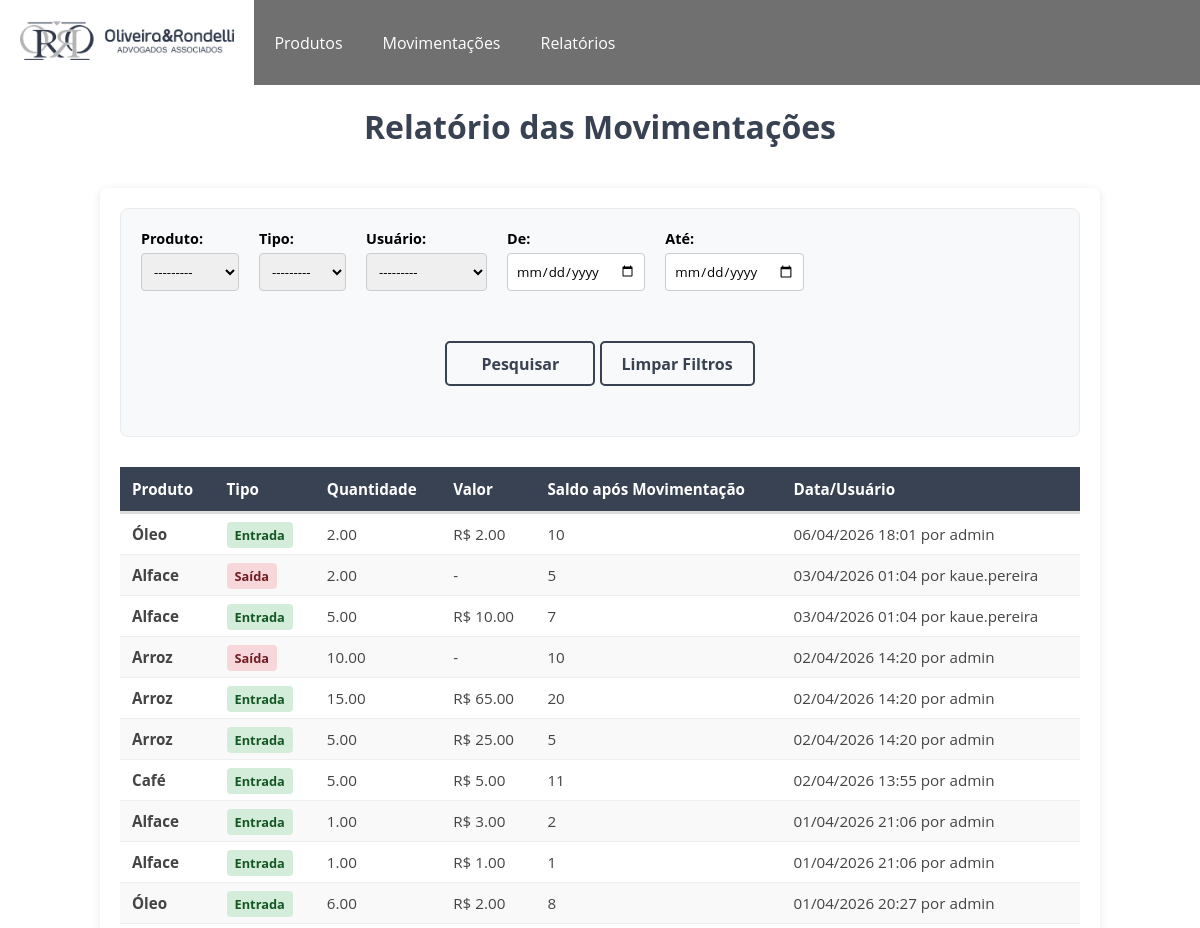
The page /relatorios/relatorio_movimentacoes (upper part) on the database as committed earlier.
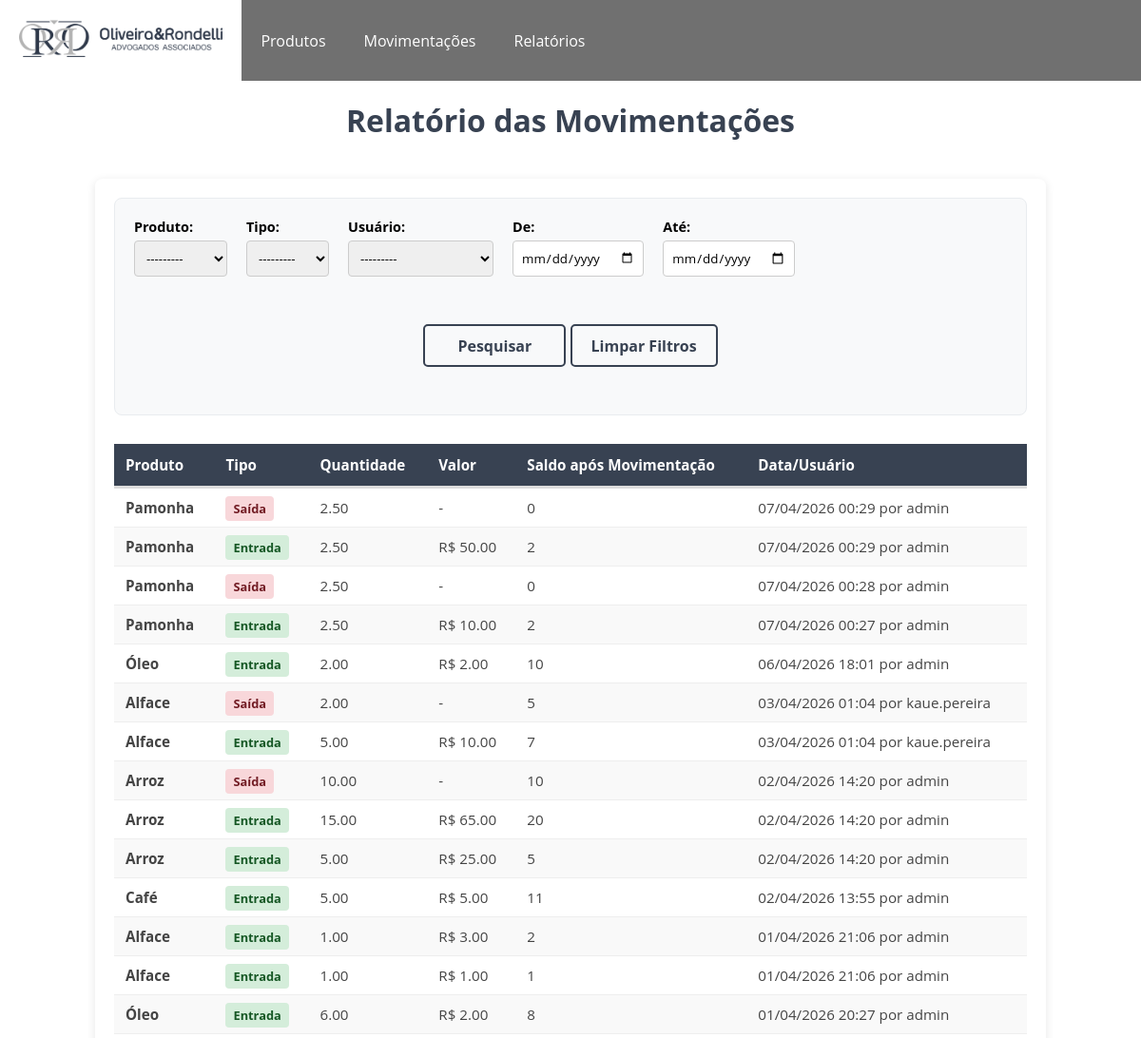
The same page on the database as committed later.
### movimentacoes/models.py (models this page shows, shortened)
class Movimentacao(models.Model):
    TIPO_MOVIMENTACAO = [
        ('E', 'Entrada'),
        ('S', 'Saída')
    ]
    mov_produto = models.ForeignKey(Produtos, on_delete=models.PROTECT, related_name='movimentacoes', verbose_name='Produto')   # Chave estrangeira referenciando o produto da tabela Produtos
    mov_usuario = models.ForeignKey(User, on_delete=models.PROTECT, verbose_name='Usuário')                                     # Chave estrangeira referenciando o usuário da tabela Usuários
    mov_quantidade = models.DecimalField('Quantidade relativa à Unidade de Medida', decimal_places=2, max_digits=10)                                     # Quantidade da movimentação
    mov_tipo = models.CharField('Tipo de Movimentação', max_length=1, choices=TIPO_MOVIMENTACAO)                                # Tipo da movimentação
    mov_saldo_movimento = models.IntegerField('Saldo no momento:', editable=False, null=True)                                   # Saldo do produto após movimentação
    mov_custo = models.DecimalField('Valor da Compra', max_digits=10, decimal_places=2, null=True, blank=True)                   # Preço do produto que está entrando
    mov_data_adicionada = models.DateTimeField(auto_now_add=True)                                                               # Data que foi adicionada
    class Meta:
        verbose_name = 'Movimentação'
        verbose_name_plural = 'Movimentações'
        ordering = ['-mov_data_adicionada']

### produtos/models.py (models this page shows, shortened)
class Produtos(models.Model):
    pro_referencia = models.CharField('Referência', max_length=20, default='SEM-REF')                                                       # Referência do produto
    pro_descricao = models.TextField('Descrição')                                                                                           # Descrição do produto
    pro_unidade = models.ForeignKey(Unidades, on_delete=models.PROTECT, verbose_name='Unidade', default=1)                                  # Chave estrangeira referenciando a unidade da tabela Unidades
    pro_custo_medio = models.DecimalField('movimentacoes.Movimentacao', decimal_places=2, max_digits=10, default=0)                         # Custo médio
    pro_saldo = models.DecimalField('Saldo', decimal_places=2, max_digits=10, default=0)                                                    # Saldo do produto no estoque
    pro_data_adicionada = models.DateTimeField(auto_now_add=True)                                                                            # Data em que o produto foi adicionado
    pro_data_modificado = models.DateTimeField(auto_now=True)                                                                               # Data em que o produto foi modificado
    def __str__(self):
        return self.pro_descricao
    class Meta:
        verbose_name = 'Produto'
        verbose_name_plural = 'Produtos'
        ordering = ['-pro_descricao']

### relatorios/views.py (the view)
# urls.py: path('relatorio_movimentacoes', views.relatorio_movimentacoes, name='relatorio_movimentacoes')     # Adiciona o caminho para a tela do relatório das movimentações
def relatorio_movimentacoes(request):
    movimentacoes = Movimentacao.objects.order_by('-mov_data_adicionada')
    filtro = FiltroMovimentacao(request.GET, queryset=movimentacoes)
    context = {'movimentacoes': filtro.qs,
               'filtro': filtro}
    return render(request, 'relatorios/relatorio_movimentacoes.html', context)

### relatorios/templates/relatorios/relatorio_movimentacoes.html (shortened to what this page needs)
<!DOCTYPE html>
{% extends "core/base.html" %}
{% load static %}
    {% block extra_css %}
        <link rel="stylesheet" href="{% static 'css/relatorios.css' %}">
    {% endblock %}
    {% block content %}
    <h1>Relatório das Movimentações</h1>
    <div class="container-relatorio">
        <div class="container-formulario">
            <form method="get" class="formulario">
                {{ filtro.form.as_p }}
                <div class="container-botao">
                    <button class="botao-pesquisar" type="submit">Pesquisar</button>
                    <a href="{% url 'relatorio_movimentacoes' %}" class="botao-voltar">Limpar Filtros</a>
                </div>
            </form>
        </div>
        <table class="movimentacoes">
            <thead>
                <tr>
                    <th>Produto</th>
                    <th>Tipo</th>
                    <th>Quantidade</th>
                    <th>Valor</th>
                    <th>Saldo após Movimentação</th>
                    <th>Data/Usuário</th>
                </tr>
            </thead>
            <tbody>
                {% for movimentacao in movimentacoes %}
                <tr>
                    <td><b>{{ movimentacao.mov_produto }}</b></td>
                    <td>
                        {% if movimentacao.mov_tipo == 'E' %}
                            <span class="entrada">Entrada</span>
                        {% else %}
                            <span class="saida">Saída</span>
                        {% endif %}
                    </td>
                    <td>{{ movimentacao.mov_quantidade }}</td>
                    <td>
                        {% if movimentacao.mov_tipo == 'E' %}
                            <span>R$ {{ movimentacao.mov_custo }}</span>
                        {% else %}
                            <span>-</span>
                        {% endif %}
                    </td>
                    <td>{{ movimentacao.mov_saldo_movimento }}</td>
                    <td>{{ movimentacao.mov_data_adicionada|date:"d/m/Y H:i" }} por {{ movimentacao.mov_usuario }}</td>
                </tr>
                {% endfor %}
            </tbody>
        </table>
    </div>
    {% endblock content %}

### core/templates/core/base.html (shortened to what this page needs)
<!DOCTYPE html>
{% load static %}
<html lang="pt-br">
<head>
    <link rel="stylesheet" href="{% static 'css/style1.css' %}">
    {% block extra_css %}{% endblock %}
</head>
<body>
    <header>
        <nav class="menu">
            <div class="nav-container">
                <ul class="nav-list">
                    <li ><a href="{% url 'index' %}"><img id="logo" src="{% static 'imagens/logo.png' %}" alt="Logo Oliveira e Rondelli"></a></li>
                    <li><a href="{% url 'produtos' %}">Produtos</a></li>
                    <li><a href="{% url 'movimentacoes' %}">Movimentações</a></li>
                    <li><a href="{% url 'relatorios' %}">Relatórios</a></li>
                </ul>
            </div>
        </nav>
    </header>
    <main class="container">
        {% block content %}
        {% endblock content %}
    </main>
</body>
</html>

### static/css/style1.css (style rules this page uses)
* { margin: 0; padding: 0; box-sizing: border-box; font-family: 'Open Sans', sans-serif; }
.menu { width: 100%; }
.nav-container { background-color: rgb(112, 112, 112); width: 100%; padding: 0; display: flex; justify-content: space-between; align-items: center; min-height: 80px; }
.nav-list, .user-auth { list-style: none; display: flex; align-items: center; }
.nav-list li a, .user-auth a { color: white; padding: 20px; display: inline-block; text-decoration: none; }
#logo { height: 40px; }
.container { padding: 20px; min-height: 80vh; }

### static/css/relatorios.css (style rules this page uses)
h1 { text-align: center; color: rgba(56, 66, 82); }
.container-relatorio { max-width: 1000px; margin: 40px auto; background-color: white; padding: 20px; border-radius: 8px; box-shadow: 0 2px 10px rgba(0, 0, 0, 0.1); }
.container-formulario { background-color: #f8f9fa; padding: 20px; border-radius: 8px; margin-bottom: 30px; border: 1px solid #e9ecef; }
.formulario { display: flex; flex-wrap: wrap; gap: 20px; align-items: flex-end; }
.formulario p { margin: 0; display: flex; flex-direction: column; font-weight: bold; font-size: 0.9rem; }
.formulario input, .formulario select { padding: 8px; border-radius: 4px; border: 1px solid #ccc; margin-top: 5px; }
.entrada { background-color: #d4edda; color: #155724; padding: 4px 8px; border-radius: 4px; font-weight: bold; font-size: 0.8rem; }
.saida { background-color: #f8d7da; color: #721c24; padding: 4px 8px; border-radius: 4px; font-weight: bold; font-size: 0.8rem; }
.movimentacoes { width: 100%; border-collapse: collapse; margin-top: 20px; font-size: 0.95rem; }
.movimentacoes thead th { background-color: rgba(56, 66, 82); color: white; text-align: left; padding: 12px; border-bottom: 3px solid #ddd; }
.movimentacoes tbody td { padding: 10px 12px; border-bottom: 1px solid #eee; color: #444; }
.movimentacoes tbody tr:nth-child(even) { background-color: #f9f9f9; }
.container-botao { text-align: center; margin: 30px 0; width: 100%; }
.botao-voltar, .botao-gerar, .botao-imprimir, .botao-pesquisar { display: inline-flex; align-items: center; justify-content: center; height: 45px; min-width: 150px; padding: 0 20px; font-family: inherit; font-size: 16px; font-weight: bold; text-decoration: none; color: rgba(56, 66, 82); background-color: #f8f9fa; border: 2px solid rgba(56, 66, 82); border-radius: 5px; cursor: pointer; transition: all 0.2s; box-sizing: border-box; }

Rows that differ between the two databases and show on the page:
added Movimentacao: mov_produto "Pamonha", mov_tipo "Saída", mov_quantidade "2.50", mov_saldo_movimento "0", mov_data_adicionada "07/04/2026 00:29", mov_usuario "admin"
added Movimentacao: mov_produto "Pamonha", mov_tipo "Entrada", mov_quantidade "2.50", mov_custo "50.00", mov_saldo_movimento "2", mov_data_adicionada "07/04/2026 00:29", mov_usuario "admin"
added Movimentacao: mov_produto "Pamonha", mov_tipo "Saída", mov_quantidade "2.50", mov_saldo_movimento "0", mov_data_adicionada "07/04/2026 00:28", mov_usuario "admin"
added Movimentacao: mov_produto "Pamonha", mov_tipo "Entrada", mov_quantidade "2.50", mov_custo "10.00", mov_saldo_movimento "2", mov_data_adicionada "07/04/2026 00:27", mov_usuario "admin"
